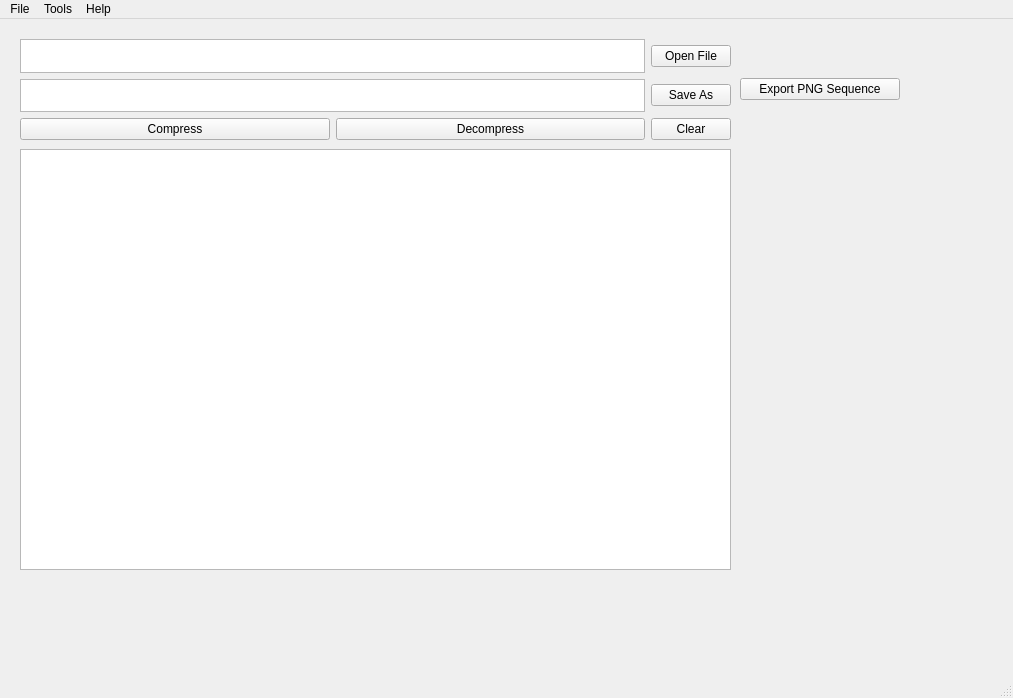
<?xml version="1.0" encoding="UTF-8"?>
<ui version="4.0">
 <class>VxLite</class>
 <widget class="QMainWindow" name="VxLite">
  <property name="geometry">
   <rect>
    <x>0</x>
    <y>0</y>
    <width>1013</width>
    <height>698</height>
   </rect>
  </property>
  <property name="windowTitle">
   <string>VxLite</string>
  </property>
  <widget class="QWidget" name="centralwidget">
   <widget class="QTextEdit" name="MainTextEdit">
    <property name="geometry">
     <rect>
      <x>20</x>
      <y>130</y>
      <width>711</width>
      <height>421</height>
     </rect>
    </property>
   </widget>
   <widget class="QWidget" name="gridLayoutWidget">
    <property name="geometry">
     <rect>
      <x>20</x>
      <y>20</y>
      <width>711</width>
      <height>101</height>
     </rect>
    </property>
    <layout class="QGridLayout" name="gridLayout">
     <item row="1" column="0">
      <widget class="QTextEdit" name="SaveAsText"/>
     </item>
     <item row="1" column="1">
      <widget class="QPushButton" name="SaveAsButton">
       <property name="text">
        <string>Save As</string>
       </property>
      </widget>
     </item>
     <item row="0" column="0">
      <widget class="QTextEdit" name="OpenFileText"/>
     </item>
     <item row="2" column="1">
      <widget class="QPushButton" name="clearButton">
       <property name="text">
        <string>Clear</string>
       </property>
      </widget>
     </item>
     <item row="2" column="0">
      <layout class="QHBoxLayout" name="horizontalLayout_2">
       <item>
        <widget class="QPushButton" name="CompressButton">
         <property name="text">
          <string>Compress</string>
         </property>
        </widget>
       </item>
       <item>
        <widget class="QPushButton" name="DecompressButton">
         <property name="text">
          <string>Decompress</string>
         </property>
        </widget>
       </item>
      </layout>
     </item>
     <item row="0" column="1">
      <widget class="QPushButton" name="SelectFileButton">
       <property name="enabled">
        <bool>true</bool>
       </property>
       <property name="text">
        <string>Open File</string>
       </property>
      </widget>
     </item>
    </layout>
   </widget>
   <widget class="QWidget" name="verticalLayoutWidget">
    <property name="geometry">
     <rect>
      <x>740</x>
      <y>50</y>
      <width>160</width>
      <height>41</height>
     </rect>
    </property>
    <layout class="QVBoxLayout" name="verticalLayout_2">
     <item>
      <widget class="QPushButton" name="ExportPNGButton">
       <property name="text">
        <string>Export PNG Sequence</string>
       </property>
      </widget>
     </item>
    </layout>
   </widget>
  </widget>
  <widget class="QMenuBar" name="menubar">
   <property name="geometry">
    <rect>
     <x>0</x>
     <y>0</y>
     <width>1013</width>
     <height>22</height>
    </rect>
   </property>
   <widget class="QMenu" name="menuVxLite">
    <property name="title">
     <string>File</string>
    </property>
    <addaction name="actionOpen"/>
    <addaction name="actionExit"/>
   </widget>
   <widget class="QMenu" name="menuHelp">
    <property name="title">
     <string>Help</string>
    </property>
    <addaction name="actionVersion"/>
    <addaction name="actionSource"/>
   </widget>
   <widget class="QMenu" name="menuTools">
    <property name="title">
     <string>Tools</string>
    </property>
    <addaction name="actionBenchmark"/>
   </widget>
   <addaction name="menuVxLite"/>
   <addaction name="menuTools"/>
   <addaction name="menuHelp"/>
  </widget>
  <widget class="QStatusBar" name="statusbar"/>
  <action name="actionOpen">
   <property name="text">
    <string>Open</string>
   </property>
  </action>
  <action name="actionExit">
   <property name="text">
    <string>Exit</string>
   </property>
  </action>
  <action name="actionBenchmark">
   <property name="text">
    <string>Benchmark</string>
   </property>
  </action>
  <action name="actionOptions">
   <property name="text">
    <string>Options</string>
   </property>
  </action>
  <action name="actionVersion">
   <property name="text">
    <string>Version</string>
   </property>
  </action>
  <action name="actionSource">
   <property name="text">
    <string>Source</string>
   </property>
  </action>
 </widget>
 <resources/>
 <connections/>
</ui>
